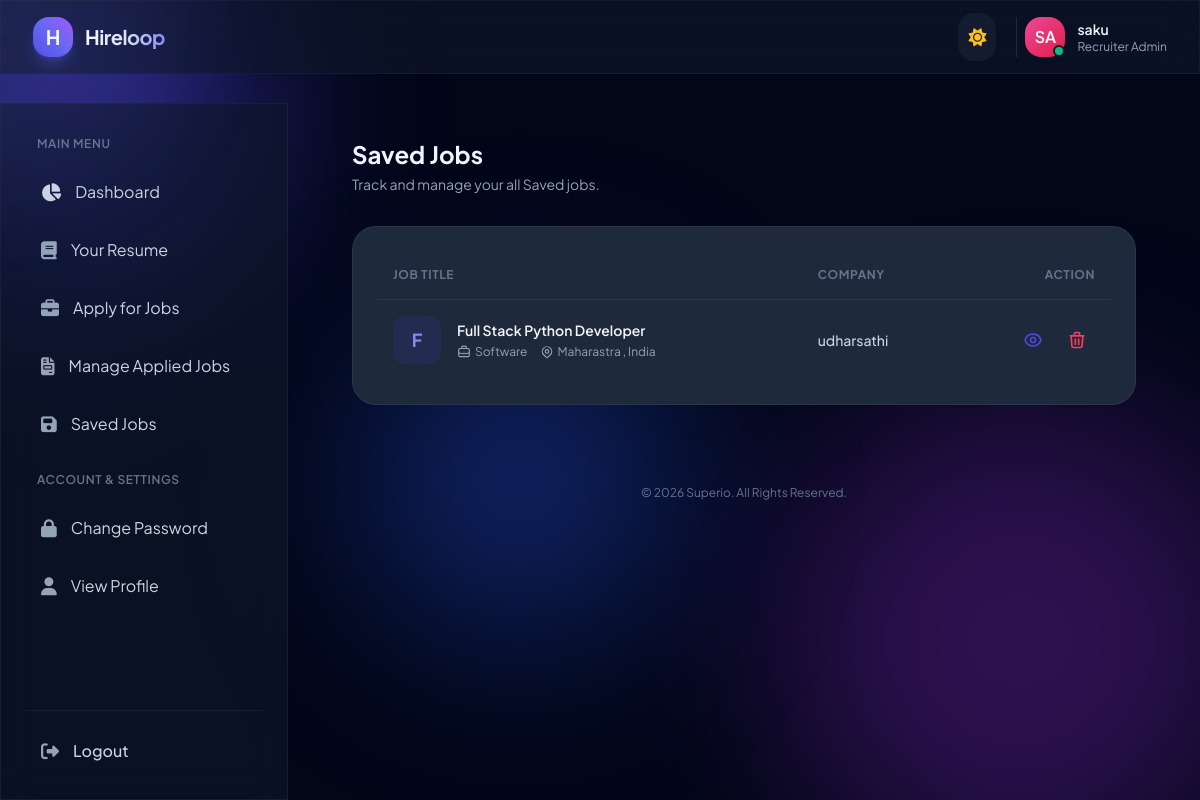
The app's page /job/all_saved_jobs/ (signed in) with its own data.
### accounts/models.py (models this page shows)
class User(AbstractUser):
    email =  models.EmailField(unique= True ,null=False  )
    has_company = models.BooleanField(default = False)
    has_resume = models.BooleanField(default= False)
    is_recruiter = models.BooleanField(default= False)
    is_candidate = models.BooleanField(default= False)

### job/models.py (models this page shows)
class SaveJob(models.Model):
     resume = models.ForeignKey(Resume  , on_delete= models.CASCADE)
     job = models.ForeignKey( Job , on_delete= models.CASCADE)
     date_time_saved = models.DateTimeField(auto_now_add= True)
     date_saved = models.DateField(auto_now_add= True)

class Job(models.Model):
    company= models.ForeignKey(Company , on_delete=models.CASCADE)
    title = models.CharField(max_length=100)
    date_time_posted = models.DateTimeField(auto_now_add= True)
    date_posted = models.DateField(auto_now_add= True)
    pay = models.CharField(max_length=50)
    pay_mode = models.CharField(
        max_length=20,
        choices= (
            ('Daily' , 'Daily'),
            ('Weekly' , 'Weekly'),
            ('Monthly' ,'Monthly')
        )
    )
    job_type = models.CharField(
        max_length=50 ,
        choices=(
            ('Part Time' ,'Part Time'),
            ( 'Full Time','Full Time')
        )
    )
    job_location =models.CharField(
        max_length=30 ,
        choices=(
          ('Remote' , 'Remote'),
          ('Hybrid' , 'Hybrid'),
          ( 'On site' , 'On site')
        )
    )
    job_cat = models.CharField(
        max_length= 20 ,
        choices=(
            ('Permanant' , 'Permanant'),
            ('Contract' , 'Contract')
        )
    )
    expiry_date = models.DateField(null=True)
    hours_per_week = models.PositiveIntegerField()
    job_description = models.TextField()
    is_published = models.BooleanField(default=False)
    status = models.CharField(
        max_length=40 ,
        choices=(
            ('Pending' , "Pending"),
            ('Active' , "Active"),
            ("Expired" , "Expired")
        ),
        default='Pending'
    )

### company/models.py (models this page shows, shortened)
class Company(models.Model):
    STATE_CHOICES = (
        ('Maharastra', 'Maharastra'),
        ('Karnataka', 'Karnataka'),
    )
    COUNTRY_CHOICES = (
        ('India', 'India'),
    )
    INDUSTRY_CHOICES = (
        ('Software', 'Software'),
        ('Finance', 'Finance'),
        ('Education', 'Education'),
    )
    SIZE_CHOICES = (
        ('1-15', '1-15'),
        ('15-40', '15-40'),
        ('40-70', '40-70'),
        ('70-100', '70-100'),
    )
    user = models.OneToOneField(User, on_delete=models.CASCADE)
    name = models.CharField(max_length=100)
    state = models.CharField(max_length=100, choices=STATE_CHOICES)
    country = models.CharField(max_length=100, choices=COUNTRY_CHOICES)
    primary_industry = models.CharField(max_length=100, choices=INDUSTRY_CHOICES)
    phone_number = models.CharField(max_length=20)
    email_address = models.EmailField(max_length=250)
    website = models.URLField(max_length=200, blank=True, null=True)
    company_size = models.CharField(max_length=20, choices=SIZE_CHOICES)
    founded_in = models.PositiveIntegerField()
    linkedin = models.URLField(max_length=200, blank=True, null=True)
    twitter = models.URLField(max_length=200, blank=True, null=True)
    about_company = models.TextField()

### job/views.py (the view)
# urls.py: path('all_saved_jobs/' , all_saved_jobs , name="all_saved_jobs"),
def all_saved_jobs(request):
    jobs = SaveJob.objects.filter(resume = request.user.resume)
    context = {'jobs': jobs}
    return render(request , 'job/all_saved_jobs.html' , context)

### templates/job/all_saved_jobs.html (shortened to what this page needs)
{% extends 'base.html' %}
{% load static %}
{% block content %}
<div class="p-8 max-w-7xl mx-auto space-y-8 animate-fade-in">
    <div class="flex flex-col sm:flex-row sm:items-center justify-between gap-4">
        <div>
            <h1 class="text-2xl font-bold text-slate-800 dark:text-slate-100">Saved  Jobs</h1>
            <p class="text-sm text-slate-500 dark:text-slate-400 mt-1">
                Track and manage your all Saved jobs.
            </p>
        </div>
    </div>
    <div class="bg-white dark:bg-slate-800 rounded-3xl p-6 shadow-sm border border-slate-100 dark:border-slate-700/60 overflow-hidden">
        <div class="overflow-x-auto">
            <table class="w-full text-left border-collapse">
                <thead>
                    <tr class="border-b border-slate-100 dark:border-slate-700/60 text-slate-400 dark:text-slate-500 text-xs font-semibold uppercase tracking-wider">
                        <th class="py-4 px-4">Job Title</th>
                        <th class="py-4 px-4">Company</th>
                        <th class="py-4 px-4 text-right">Action</th>
                    </tr>
                </thead>
                <tbody class="divide-y divide-slate-100 dark:divide-slate-700/40 text-sm">
                    {% for job_app in jobs %}
                    <tr class="hover:bg-slate-50/50 dark:hover:bg-slate-700/20 transition-colors duration-150 group">
                        <td class="py-4 px-4">
                            <div class="flex items-center gap-4">
                                <div class="w-12 h-12 rounded-xl bg-indigo-50 dark:bg-indigo-900/30 text-indigo-600 dark:text-indigo-400 flex items-center justify-center font-bold text-lg shrink-0">
                                    {{ job_app.job.title|slice:":1"|upper }}
                                </div>
                                <div>
                                    <a href="{% url 'job-details' job_app.job.pk %}" class="font-semibold text-slate-800 dark:text-slate-100 hover:text-indigo-600 dark:hover:text-indigo-400 transition-colors">
                                        {{ job_app.job.title }}
                                    </a>
                                    <div class="flex items-center gap-3 text-xs text-slate-500 dark:text-slate-400 mt-1">
                                        <span class="flex items-center gap-1">
                                            {{ job_app.job.category|default:"Software" }}
                                        </span>
                                        <span class="flex items-center gap-1">
                                            {{ job_app.job.company.state }} ,  {{ job_app.job.company.country }}
                                        </span>
                                    </div>
                                </div>
                            </div>
                        </td>
                        <td class="py-4 px-4 text-slate-600 dark:text-slate-300 font-medium">
                            {{ job_app.job.company.name }}
                        </td>
                        <td class="py-4 px-4 text-right">
                            <div class="flex items-center justify-end gap-2">
                                <a href="{% url 'job-details' job_app.job.pk %}"
                                   title="View Job"
                                   class="p-2 text-indigo-600 hover:bg-indigo-50 dark:hover:bg-indigo-950/50 rounded-xl transition-all duration-200 hover:scale-105">
                                </a>
                                <a href="{% url 'delete_saved_job' job_app.pk %}"
                                   onclick="return confirm('Are you sure you want to withdraw/delete this  Saved job ?');"
                                   title="Delete Saved job "
                                   class="p-2 text-rose-500 hover:bg-rose-50 dark:hover:bg-rose-950/50 rounded-xl transition-all duration-200 hover:scale-105">
                                    <svg class="w-5 h-5" fill="none" stroke="currentColor" viewBox="0 0 24 24">
                                        <path stroke-linecap="round" stroke-linejoin="round" stroke-width="2" d="M19 7l-.867 12.142A2 2 0 0116.138 21H7.862a2 2 0 01-1.995-1.858L5 7m5 4v6m4-6v6m1-10V4a1 1 0 00-1-1h-4a1 1 0 00-1 1v3M4 7h16"/>
                                    </svg>
                                </a>
                            </div>
                        </td>
                    </tr>
                    {% endfor %}
                </tbody>
            </table>
        </div>
    </div>
</div>
{% endblock %}

### templates/base.html (shortened to what this page needs)
<!doctype html>
<html lang="en" class="dark">
  <head>
    <script src="https://cdn.tailwindcss.com"></script>
    <link
      rel="stylesheet"
      href="https://cdnjs.cloudflare.com/ajax/libs/font-awesome/6.4.0/css/all.min.css"
    />
  </head>
  <body
    class="bg-slate-50 dark:bg-slate-950 text-slate-800 dark:text-slate-100 transition-colors duration-500 min-h-screen flex flex-col"
  >
    <div class="bg-mesh">
      <div
        class="blob w-96 h-96 bg-indigo-400 dark:bg-indigo-600 top-[-10%] left-[-10%]"
      ></div>
      <div
        class="blob w-[30rem] h-[30rem] bg-purple-400 dark:bg-purple-900 bottom-[-10%] right-[-5%]"
        style="animation-delay: -5s"
      ></div>
      <div
        class="blob w-80 h-80 bg-blue-300 dark:bg-blue-800 top-[40%] left-[30%]"
        style="animation-delay: -10s"
      ></div>
    </div>
    <div
      id="cursor-glow"
      class="pointer-events-none fixed top-0 left-0 w-80 h-80 bg-indigo-500/15 dark:bg-indigo-400/10 rounded-full blur-3xl -translate-x-1/2 -translate-y-1/2 transition-opacity duration-300 z-50"
    ></div>
    <header
      class="sticky top-0 z-40 w-full glass-card border-b border-slate-200/50 dark:border-slate-800/50 px-4 lg:px-8 py-3 flex items-center justify-between"
    >
      <div class="flex items-center gap-4">
        <a href="{% url 'dashboard' %}" class="flex items-center gap-3">
          <div
            class="w-10 h-10 rounded-2xl bg-gradient-to-tr from-indigo-600 via-indigo-500 to-purple-500 flex items-center justify-center text-white font-bold text-xl shadow-lg shadow-indigo-500/30 transform hover:scale-105 transition-transform duration-300"
          >
            H
          </div>
          <span
            class="text-xl font-bold bg-clip-text text-transparent bg-gradient-to-r from-slate-900 via-indigo-950 to-indigo-600 dark:from-white dark:via-slate-200 dark:to-indigo-400 tracking-tight"
          >
          </span>
        </a>
      </div>
      <div class="flex items-center gap-3 md:gap-5">
        <button
          id="theme-toggle"
          class="p-2.5 rounded-2xl bg-slate-200/50 dark:bg-slate-800/50 hover:bg-slate-300/50 dark:hover:bg-slate-700/50 text-slate-700 dark:text-slate-200 transition-all duration-300 active:scale-90"
        >
          <i
            class="fa-solid fa-sun hidden dark:block text-lg text-amber-400"
          ></i>
        </button>
        <div
          class="flex items-center gap-3 pl-2 border-l border-slate-200 dark:border-slate-800"
        >
          <div class="relative">
            <div
              class="w-10 h-10 rounded-2xl bg-gradient-to-br from-pink-500 to-rose-600 flex items-center justify-center text-white font-semibold shadow-md"
            >
              {{ request.user.username|slice:":2"|upper|default:"UK" }}
            </div>
            <span
              class="absolute bottom-0 right-0 w-3 h-3 bg-emerald-500 border-2 border-white dark:border-slate-900 rounded-full"
            ></span>
          </div>
          <div class="hidden md:block text-left">
            <div
              class="text-sm font-semibold text-slate-800 dark:text-slate-100 flex items-center gap-1.5"
            >
              {{request.user.first_name|default:request.user.last_name|default:"username"}}
            </div>
            <div class="text-xs text-slate-500 dark:text-slate-400">
              Recruiter Admin
            </div>
          </div>
        </div>
      </div>
    </header>
    <div class="flex flex-1 relative">
      <aside class="w-72 glass-card border-r border-slate-200/60 dark:border-slate-800/60 p-6 flex flex-col justify-between hidden lg:flex shrink-0 sticky top-[103px] h-[calc(100vh-103px)]">
    <nav class="space-y-1.5">
        <div class="px-3 py-2 text-xs font-semibold text-slate-400 dark:text-slate-500 uppercase tracking-wider">
            Main Menu
        </div>
        <a href="{% url 'dashboard' %}"
           class="flex items-center gap-3.5 px-4 py-3 rounded-2xl transition-all {% if request.resolver_match.url_name == 'dashboard' %}bg-indigo-600 text-white font-medium shadow-md shadow-indigo-500/20{% else %}text-slate-600 dark:text-slate-300 hover:bg-slate-100 dark:hover:bg-slate-800/60{% endif %}">
            <i class="fa-solid fa-chart-pie text-lg"></i>
            <span>Dashboard</span>
        </a>
        {% if request.user.is_candidate %}
            {% if request.user.has_resume %}
                 <a href="{% url "resume-details" request.user.resume.pk %}"
                   class="flex items-center gap-3.5 px-4 py-3 rounded-2xl text-slate-600 dark:text-slate-300 hover:bg-slate-100 dark:hover:bg-slate-800/60 transition-all group">
                    <i class="fa-solid fa-book text-lg text-slate-400 group-hover:text-indigo-500 transition-colors"></i>
                    <span>Your Resume</span>
                </a>
                <a href="{% url "available_jobs" %}"
                   class="flex items-center gap-3.5 px-4 py-3 rounded-2xl text-slate-600 dark:text-slate-300 hover:bg-slate-100 dark:hover:bg-slate-800/60 transition-all group">
                    <i class="fa-solid fa-briefcase text-lg text-slate-400 group-hover:text-indigo-500 transition-colors"></i>
                    <span>Apply for Jobs</span>
                </a>
                <a href="{% url "manage_applied_jobs" %}"
                   class="flex items-center gap-3.5 px-4 py-3 rounded-2xl text-slate-600 dark:text-slate-300 hover:bg-slate-100 dark:hover:bg-slate-800/60 transition-all group">
                    <i class="fa-solid fa-file-invoice text-lg text-slate-400 group-hover:text-indigo-500 transition-colors"></i>
                    <span>Manage Applied Jobs</span>
                </a>
                 <a href="{% url "all_saved_jobs" %}"
                   class="flex items-center gap-3.5 px-4 py-3 rounded-2xl text-slate-600 dark:text-slate-300 hover:bg-slate-100 dark:hover:bg-slate-800/60 transition-all group">
                    <i class="fa-solid fa-save text-lg text-slate-400 group-hover:text-indigo-500 transition-colors"></i>
                    <span>Saved Jobs</span>
                </a>
            {% endif %}
        {% endif %}
        <div class="pt-4 px-3 py-2 text-xs font-semibold text-slate-400 dark:text-slate-500 uppercase tracking-wider">
            Account & Settings
        </div>
        <a href="{% url 'change_password' %}"
           class="flex items-center gap-3.5 px-4 py-3 rounded-2xl text-slate-600 dark:text-slate-300 hover:bg-slate-100 dark:hover:bg-slate-800/60 transition-all group">
            <i class="fa-solid fa-lock text-lg text-slate-400 group-hover:text-indigo-500 transition-colors"></i>
            <span>Change Password</span>
        </a>
        <a href="{% url 'update-profile' request.user.pk %}"
           class="flex items-center gap-3.5 px-4 py-3 rounded-2xl text-slate-600 dark:text-slate-300 hover:bg-slate-100 dark:hover:bg-slate-800/60 transition-all group">
            <i class="fa-solid fa-user text-lg text-slate-400 group-hover:text-indigo-500 transition-colors"></i>
            <span>View Profile</span>
        </a>
    </nav>
    <div class="pt-4 border-t border-slate-200/60 dark:border-slate-800/60 space-y-1">
        <a href="{% url 'logout' %}"
           class="flex items-center gap-3.5 px-4 py-2.5 rounded-2xl text-slate-600 dark:text-slate-300 hover:bg-slate-200/50 dark:hover:bg-slate-800/50 transition-all font-medium">
            <i class="fa-solid fa-right-from-bracket text-lg text-slate-400"></i>
            <span>Logout</span>
        </a>
    </div>
  </aside>
      <main class="flex-1 p-4 lg:p-8 max-w-7xl mx-auto w-full space-y-6">
        {% block content %}{% endblock %}
        <footer
          class="text-center py-6 text-xs text-slate-400 dark:text-slate-500"
        >
          &copy; 2026 Superio. All Rights Reserved.
        </footer>
      </main>
    </div>
  </body>
</html>

### records on screen
User: user.username "SA", user.first_name "saku"
SaveJob: job "F", job "Full Stack Python Developer", job.category "Software", job.company.state "Maharastra", job.company.country "India", job.company.name "udharsathi"
